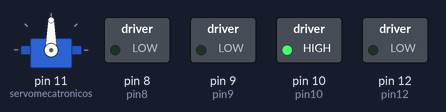
Bench run of a sketch on a simulated Arduino Uno, built with avr-gcc and run on an emulated ATmega328P. On the bench: servo, switched loads named in the sketch (green lamp = pin HIGH).

Above: at 0.1 s.
At 5.3 s:
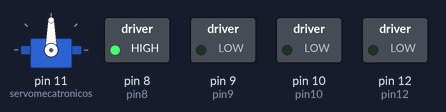
At 9.6 s:
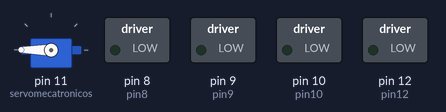
At 15.6 s:
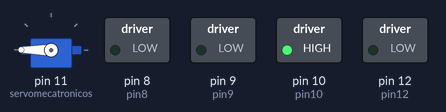
At 20.8 s:
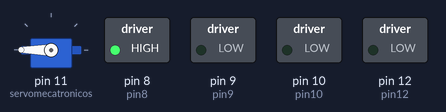
At 38.6 s:
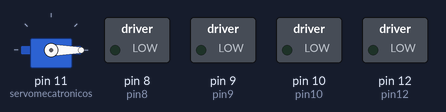
Timing chart, 0 to 40.0 s (numbered marks = the images above):
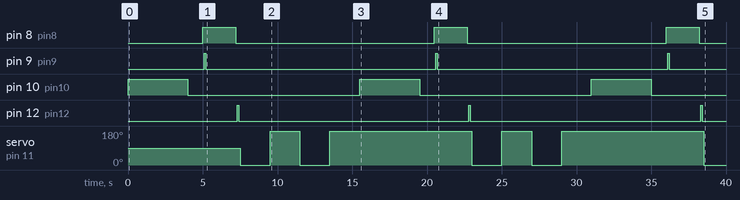

The sketch:

PUENTEH.ino
```cpp
 int pin8 = 8;
  int pin9 =9;
  int pin10 = 10;
  int pin12 = 12;
  #include <Servo.h>
Servo servomecatronicos;
void setup() {
  // put your setup code here, to run once:

servomecatronicos.attach(11);
  pinMode(pin8, OUTPUT);
  pinMode(pin9, OUTPUT);
  pinMode(pin10, OUTPUT);
  pinMode(pin12, OUTPUT);

  digitalWrite(pin8,LOW);
  digitalWrite(pin9,LOW);
  digitalWrite(pin10,LOW);
  digitalWrite(pin12,LOW);
  Serial.begin(9600);

}

void loop() {
  // put your main code here, to run repeatedly:
  //Enciende foco
  digitalWrite(pin10,HIGH);
  delay(4000);
  //Apaga foco
  digitalWrite(pin10,LOW);
  delay(1000);

  //Enciende la alimentación del motor
  digitalWrite(pin8,HIGH);
  delay(100);

  //Manda pulso al triac
  digitalWrite(pin9,HIGH);
  delay(100);
  digitalWrite(pin9,LOW);
  delay(2000);

  //Apaga el motor
  digitalWrite(pin8,LOW);
  delay(100);

  //Enciende el servo
  digitalWrite(pin12,HIGH);
  delay(100);
  digitalWrite(pin12,LOW);
  delay(100);

  servomecatronicos.write(0);  // put your main code here, to run repeatedly:
 delay(2000);
  servomecatronicos.write(180);
  delay(2000);
   servomecatronicos.write(0);
   delay(2000);
   servomecatronicos.write(180);
   delay(2000);


}
```

Measured:
- by itself, pin 8 (pin8): alternates HIGH for 2.2 s and LOW for 13.3 s
- by itself, pin 9 (pin9), pin 12 (pin12): alternates HIGH for 0.10 s and LOW for 15.4 s
- by itself, pin 10 (pin10): alternates HIGH for 4.0 s and LOW for 11.5 s
- by itself, servo on pin 11 (servomecatronicos): 90° → 0° at 7.5 s, → 180° 2.0 s later, → 0° 2.0 s later, → 180° 2.0 s later, … (9 changes in this stretch)
